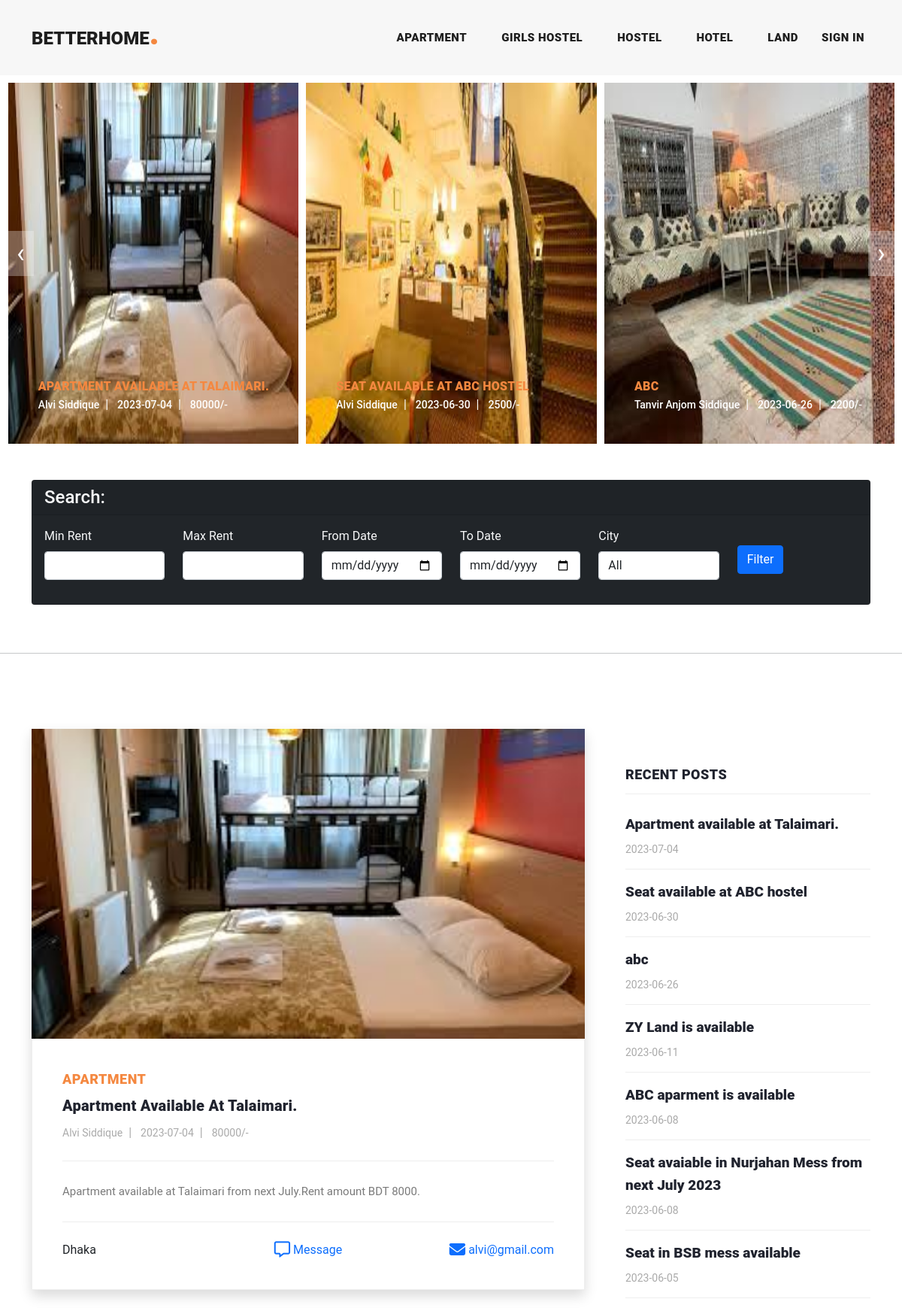
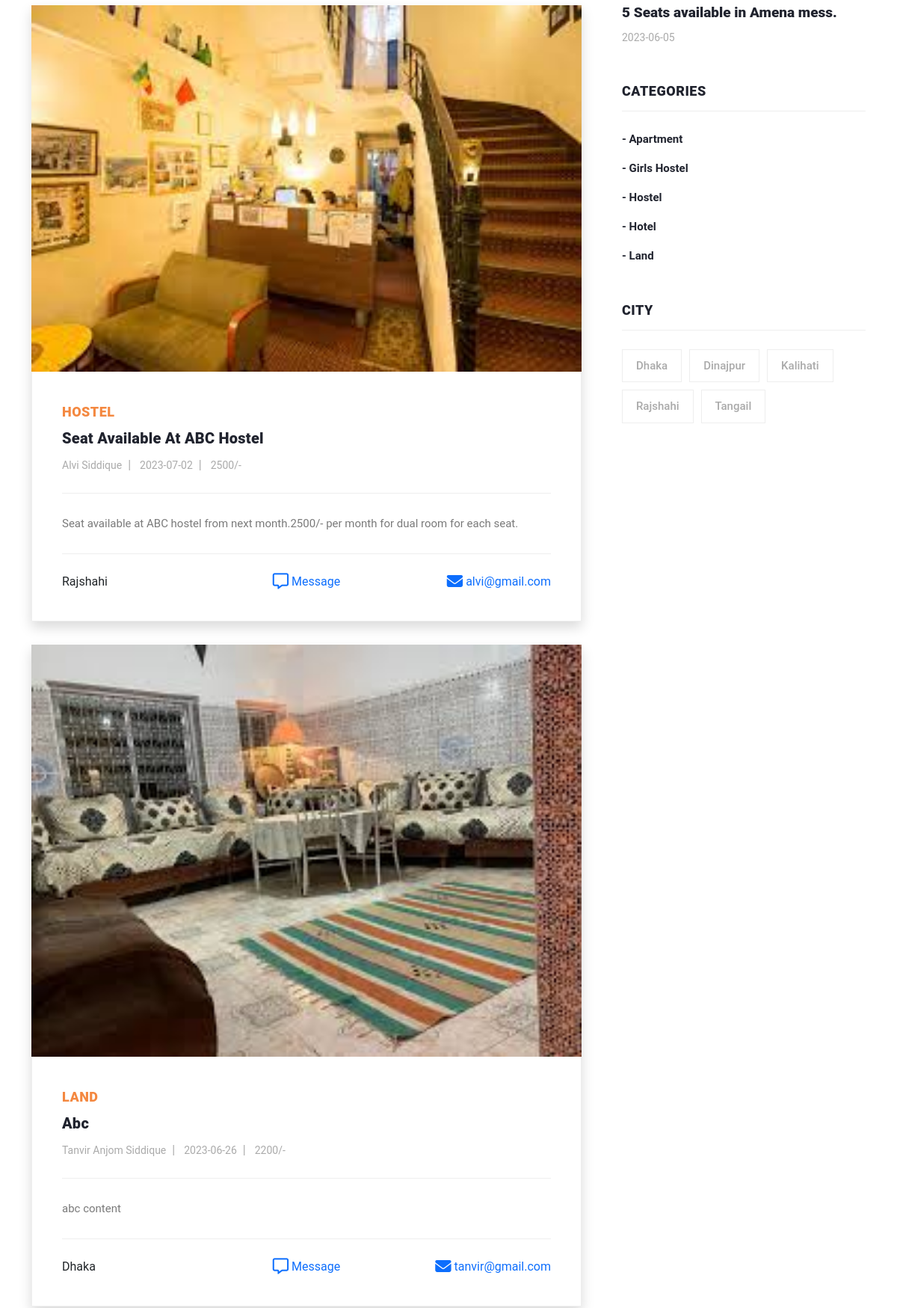
The page / (upper part) on the database its author committed (2 pictures, top to bottom).
### tables this page shows
CREATE TABLE `category` (
  `cat_id` int(255) NOT NULL,
  `cat_name` text NOT NULL,
  `cat_des` text NOT NULL,
  `ctg_author_id` int(11) NOT NULL
);

CREATE TABLE `city` (
  `city_id` int(11) NOT NULL,
  `city_name` varchar(80) DEFAULT NULL,
  `post_code` int(11) DEFAULT NULL
);

### Admin/class/function.php (called while the page is built, shortened)
<?php
    class adminBlog{
        private $conn;
        public function __construct(){
            $dbhost='localhost';
            $dbuser='root';
            $dbpass='';
            $dbname='house_renting';
            $this->conn=mysqli_connect($dbhost,$dbuser,$dbpass,$dbname);
        }
        public function getAllCity(){
            $query = "SELECT * FROM city ORDER BY city_name";
            $query_run = mysqli_query($this->conn, $query);
            return $query_run;
        }
        public function display_category(){
            $query="SELECT * FROM category ORDER BY cat_name";
            if(mysqli_query($this->conn,$query)){
                $category=mysqli_query($this->conn,$query);
                return $category;
            }
        }
        public function display_post_public(){
            $query="SELECT * FROM post_user_view WHERE post_status=1 ORDER BY post_date DESC,post_id DESC";
            if(mysqli_query($this->conn,$query)){
                $posts=mysqli_query($this->conn,$query);
                return $posts;
            }
        }
    }
?>

### includes/filter_search.php (the view, shortened to what this page needs)
<section class="container">
    <div class="row justify-content-center">
        <div class="col-md-12">
            <div class="card mt-5 bg-dark text-light">
                <div class="card-header">
                    <h4>Search:</h4>
                </div>
                <div class="card-body bg-dark text-light">
                    <form action="" method="POST">
                        <div class="row">
                        <div class="col-md-2 col-6">
                                <div class="form-group">
                                    <label>Min Rent</label>
                                    <input type="int" name="min_rent"  value="<?php if(!empty($_POST['min_rent']) && !empty($_POST['max_rent'])){ echo $_POST['min_rent']; } ?>"  class="form-control">
                                </div>
                            </div>
                            <div class="col-md-2 col-6">
                                <div class="form-group">
                                    <label>Max Rent</label>
                                    <input type="int" name="max_rent" value="<?php if(!empty($_POST['min_rent']) && !empty($_POST['max_rent'])){ echo $_POST['max_rent']; } ?>"  class="form-control">
                                </div>
                            </div>
                            <div class="col-md-2 col-6">
                                <div class="form-group">
                                    <label>From Date</label>
                                    <input type="date" name="from_date" value="<?php if(!empty($_POST['from_date']) && !empty($_POST['to_date'])){ echo $_POST['from_date']; } ?>" class="form-control">
                                </div>
                            </div>
                            <div class="col-md-2 col-6">
                                <div class="form-group">
                                    <label>To Date</label>
                                    <input type="date" name="to_date" value="<?php if(!empty($_POST['from_date']) && !empty($_POST['to_date'])){ echo $_POST['to_date']; } ?>" class="form-control">
                                </div>
                            </div>
                            <div class="col-md-2 col-6">
                                <div class="form-group">
                                    <label>City</label>
                                    <select name="city_id" class="form-control">
                                        <option value="All">All</option>
                                    </select>
                                </div>
                            </div>
                            <div class="col-md-2 col-6">
                                <div class="form-group">
                                    <label></label> <br>
                                    <button type="submit" class="btn btn-primary">Filter</button>
                                </div>
                            </div>
                        </div>
                    </form>
                </div>
            </div>
        </div>
    </div>
</section>

### includes/header.php (shortened to what this page needs)
<header class="">
    <nav class="navbar navbar-expand-lg">
    <div class="container">
        <a class="navbar-brand" href="index.php"><h2>BetterHome<em>.</em></h2></a>
        <div class="collapse navbar-collapse" id="navbarResponsive">
        <ul class="navbar-nav ml-auto">
        <?php while($category=mysqli_fetch_assoc($getcat)){
            if(isset($_GET['status'])){
                if($_GET['status']=='filterctg' and $_GET['ctg']==$category['cat_name']){
                    echo '<li class="nav-item active">';
                }
                else{
                    echo '<li class="nav-item">';
                }
            }
            else{
                echo '<li class="nav-item">';
            }
            ?>
            <a class="nav-link" href="index.php?status=filterctg&&ctg=<?php echo $category['cat_name']; ?>&&cat_id=<?php echo $category['cat_id']; ?>">
                <?php echo $category['cat_name']; ?>
            </a>
            </li>
        <?php } ?>
            <li>
            <a class="nav-link" href="Admin/index.php">Sign In</a>
            </li>
        </ul>
        </div>
    </div>
    </nav>
</header>

### includes/sidebar.php
<?php
    $posts=$obj->getAllCity();
?>
<div class="col-lg-4">
    <div class="sidebar">
        <div class="row">
            <?php include_once("recentpost.php"); ?>
            <?php
            include_once("category.php");
            ?>
            <div class="col-lg-12">
                <div class="sidebar-item tags">
                    <div class="sidebar-heading">
                        <h2>City</h2>
                    </div>
                    <div class="content">
                        <ul>
                        <?php while($postdata=mysqli_fetch_assoc($posts)){ ?>
                            <li><a href="#"><?php echo $postdata['city_name']; ?></a></li>
                        <?php } ?>
                        </ul>
                    </div>
                </div>
            </div>
        </div>
    </div>
</div>

### includes/category.php
<div class="col-lg-12">
    <div class="sidebar-item categories">
        <div class="sidebar-heading">
            <h2>Categories</h2>
        </div>
        <div class="content">
            <ul>
                <?php
                $allcat=$obj->display_category();
                while($category=mysqli_fetch_assoc($allcat)){
                ?>
                    <li><a href="index.php?status=filterctg&&ctg=<?php echo $category['cat_name']; ?>">- <?php echo $category['cat_name']; ?> </a></li>
                <?php } ?>
            </ul>
        </div>
    </div>
</div>

### assets/css/templatemo-stand-blog.css (style rules this page uses)
body { font-family: 'Roboto', sans-serif; overflow-x: hidden; text-rendering: optimizeLegibility; -webkit-font-smoothing: antialiased; -moz-osx-font-smoothing: grayscale; }
a { text-decoration: none!important; }
ul { padding: 0; margin: 0; list-style: none; }
h1,h2,h3,h4,h5,h6 { margin: 0px; }
header { position: absolute; z-index: 99999; width: 100%; height: 100px; background-color: #f7f7f7; -webkit-transition: all 0.3s ease-in-out 0s; -moz-transition: all 0.3s ease-in-out 0s; -o-transition: all 0.3s ease-in-out 0s; transition: all 0.3s ease-in-out 0s; }
header .navbar { padding: 25px 0px; }
.navbar .navbar-brand { float: left; margin-top: -12px; outline: none; }
.navbar .navbar-brand h2 { color: #1e1e1e; text-transform: uppercase; font-size: 24px; font-weight: 900; -webkit-transition: all .3s ease 0s; -moz-transition: all .3s ease 0s; -o-transition: all .3s ease 0s; transition: all .3s ease 0s; }
.navbar .navbar-brand h2 em { font-size: 44px; font-style: normal; color: #f48840; }
#navbarResponsive { z-index: 999; }
.navbar-collapse { text-align: center; }
.navbar .navbar-nav .nav-item { margin: 0px 15px; }
.navbar .navbar-nav a.nav-link { text-transform: capitalize; font-size: 15px; font-weight: 800; text-transform: uppercase; letter-spacing: 0.5px; color: #1e1e1e; transition: all 0.3s; }
.blog-posts .sidebar-heading h2 { font-size: 18px; text-transform: uppercase; font-weight: 900; letter-spacing: 0.5px; color: #20232e; border-bottom: 1px solid #eee; padding-bottom: 15px; margin-bottom: 25px; }
.sidebar { margin-left: 30px; }
.sidebar .sidebar-item { margin-top: 50px; }
.sidebar .sidebar-heading h2 { font-size: 18px; text-transform: uppercase; font-weight: 900; letter-spacing: 0.5px; color: #20232e; border-bottom: 1px solid #eee; padding-bottom: 15px; margin-bottom: 25px; }
.sidebar .categories ul li { margin-bottom: 15px; }
.sidebar .categories ul li:last-child { margin-bottom: 0px; }
.sidebar .categories ul li a { font-size: 15px; font-weight: 700; color: #20232e; transition: all .3s; }
.sidebar .tags ul li { margin-right: 6px; display: inline-block; }
.sidebar .tags ul li { margin-bottom: 10px; }
.sidebar .tags ul li a { font-size: 15px; font-weight: 500; color: #aaa; display: inline-block; border: 1px solid #eee; padding: 10px 18px; transition: all .3s; }

### rows shown on the page
category: cat_name "APARTMENT", cat_name "Apartment"
category: cat_name "GIRLS HOSTEL", cat_name "Girls Hostel"
category: cat_name "HOSTEL", cat_name "Hostel"
category: cat_name "HOTEL", cat_name "Hotel"
category: cat_name "LAND", cat_name "Land"
city: city_name "Dhaka"
city: city_name "Dinajpur"
city: city_name "Kalihati"
city: city_name "Rajshahi"
city: city_name "Tangail"

### other values the page prints
$postdata['post_title'] "APARTMENT AVAILABLE AT TALAIMARI."
$postdata['user_name'] "Alvi Siddique"
$postdata['post_date'] "2023-07-04"
$postdata['rent_amount'] "80000"
$postdata['post_title'] "SEAT AVAILABLE AT ABC HOSTEL"
$postdata['post_date'] "2023-06-30"
$postdata['rent_amount'] "2500"
$postdata['post_title'] "ABC"
$postdata['user_name'] "Tanvir Anjom Siddique"
$postdata['post_date'] "2023-06-26"
$postdata['rent_amount'] "2200"
$postdata['cat_name'] "APARTMENT"
$postdata['post_title'] "Apartment Available At Talaimari."
$postdata['rent_from'] "2023-07-04"
$postdata['post_content'] "Apartment available at Talaimari from next July.Rent amount BDT 8000."
